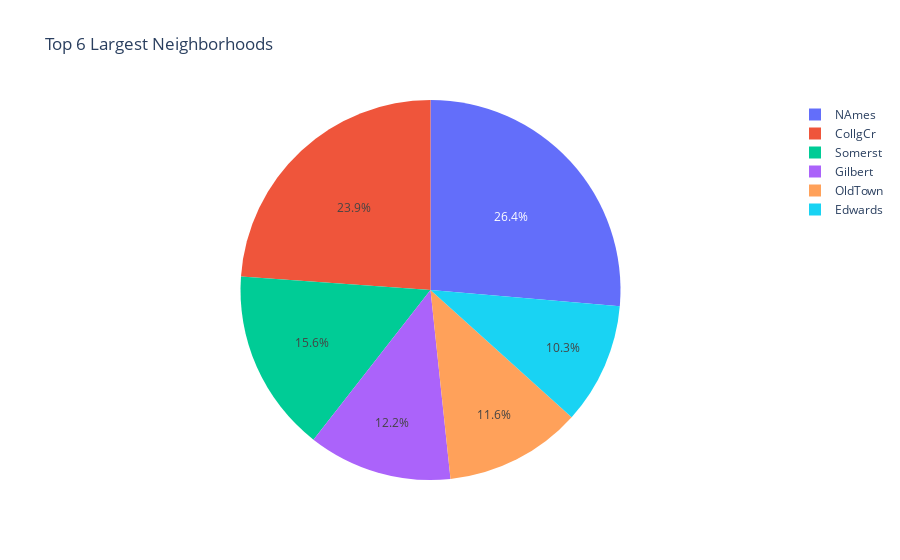

Notebook cell for this chart:
### Code cell
fig = px.pie(data_frame=df_largest_neighb, values='SalePrice', names='Neighborhood', title='Top 6 Largest Neighborhoods')
fig.show()

### Figure 1 — Plotly figure (JSON) as saved in the notebook; plotly's stock layout.template omitted (floating-point values rounded to 4 significant figures; data arrays with more than 128 entries replaced by an {"elided": "..."} marker saying what was removed)
{"data": [{"domain": {"x": [0, 1], "y": [0, 1]}, "hovertemplate": "Neighborhood=%{label}<br>SalePrice=%{value}<extra></extra>", "labels": {"elided": "753 str values"}, "legendgroup": "", "name": "", "showlegend": true, "type": "pie", "values": {"elided": "753 int values"}}], "layout": {"legend": {"tracegroupgap": 0}, "title": {"text": "Top 6 Largest Neighborhoods"}}}
